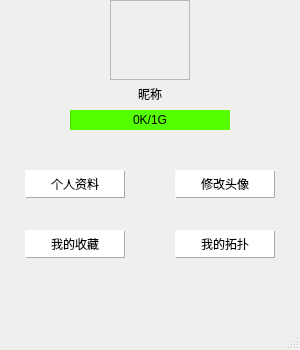
<?xml version="1.0" encoding="UTF-8"?>
<ui version="4.0">
 <class>Ui_userlogin</class>
 <widget class="QDialog" name="Ui_userlogin">
  <property name="geometry">
   <rect>
    <x>0</x>
    <y>0</y>
    <width>300</width>
    <height>350</height>
   </rect>
  </property>
  <property name="minimumSize">
   <size>
    <width>300</width>
    <height>350</height>
   </size>
  </property>
  <property name="maximumSize">
   <size>
    <width>300</width>
    <height>350</height>
   </size>
  </property>
  <property name="windowTitle">
   <string>个人信息</string>
  </property>
  <property name="sizeGripEnabled">
   <bool>true</bool>
  </property>
  <widget class="QPushButton" name="pushButton_2">
   <property name="geometry">
    <rect>
     <x>25</x>
     <y>170</y>
     <width>100</width>
     <height>28</height>
    </rect>
   </property>
   <property name="styleSheet">
    <string notr="true">QPushButton{
	border-width: 1px;
    background-color: white;
	border-color: rgb(171,168,165);
    border-style: outset;
    }

QPushButton:pressed {
    background-color: rgb(240,240,240);
    border-style: inset;
    }</string>
   </property>
   <property name="text">
    <string>个人资料</string>
   </property>
  </widget>
  <widget class="QPushButton" name="pushButton_3">
   <property name="geometry">
    <rect>
     <x>175</x>
     <y>170</y>
     <width>100</width>
     <height>28</height>
    </rect>
   </property>
   <property name="styleSheet">
    <string notr="true">QPushButton{
	border-width: 1px;
    background-color: white;
	border-color: rgb(171,168,165);
    border-style: outset;
    }

QPushButton:pressed {
    background-color: rgb(240,240,240);
    border-style: inset;
    }</string>
   </property>
   <property name="text">
    <string>修改头像</string>
   </property>
  </widget>
  <widget class="QPushButton" name="pushButton_4">
   <property name="geometry">
    <rect>
     <x>25</x>
     <y>230</y>
     <width>100</width>
     <height>28</height>
    </rect>
   </property>
   <property name="styleSheet">
    <string notr="true">QPushButton{
	border-width: 1px;
    background-color: white;
	border-color: rgb(171,168,165);
    border-style: outset;
    }

QPushButton:pressed {
    background-color: rgb(240,240,240);
    border-style: inset;
    }</string>
   </property>
   <property name="text">
    <string>我的收藏</string>
   </property>
  </widget>
  <widget class="QPushButton" name="pushButton_5">
   <property name="geometry">
    <rect>
     <x>175</x>
     <y>230</y>
     <width>100</width>
     <height>28</height>
    </rect>
   </property>
   <property name="styleSheet">
    <string notr="true">QPushButton{
	border-width: 1px;
    background-color: white;
	border-color: rgb(171,168,165);
    border-style: outset;
    }

QPushButton:pressed {
    background-color: rgb(240,240,240);
    border-style: inset;
    }</string>
   </property>
   <property name="text">
    <string>我的拓扑</string>
   </property>
  </widget>
  <widget class="QLabel" name="username">
   <property name="geometry">
    <rect>
     <x>50</x>
     <y>85</y>
     <width>200</width>
     <height>15</height>
    </rect>
   </property>
   <property name="minimumSize">
    <size>
     <width>80</width>
     <height>0</height>
    </size>
   </property>
   <property name="maximumSize">
    <size>
     <width>300</width>
     <height>16777215</height>
    </size>
   </property>
   <property name="sizeIncrement">
    <size>
     <width>80</width>
     <height>0</height>
    </size>
   </property>
   <property name="text">
    <string>&lt;html&gt;&lt;head/&gt;&lt;body&gt;&lt;p align=&quot;center&quot;&gt;昵称&lt;/p&gt;&lt;/body&gt;&lt;/html&gt;</string>
   </property>
   <property name="alignment">
    <set>Qt::AlignCenter</set>
   </property>
  </widget>
  <widget class="QProgressBar" name="inuseprogressBar">
   <property name="geometry">
    <rect>
     <x>70</x>
     <y>110</y>
     <width>160</width>
     <height>20</height>
    </rect>
   </property>
   <property name="minimumSize">
    <size>
     <width>160</width>
     <height>20</height>
    </size>
   </property>
   <property name="maximumSize">
    <size>
     <width>160</width>
     <height>20</height>
    </size>
   </property>
   <property name="autoFillBackground">
    <bool>false</bool>
   </property>
   <property name="styleSheet">
    <string notr="true">border-width: 1px;
background-color: rgb(85, 255, 0);</string>
   </property>
   <property name="minimum">
    <number>0</number>
   </property>
   <property name="maximum">
    <number>104856</number>
   </property>
   <property name="value">
    <number>0</number>
   </property>
   <property name="textVisible">
    <bool>false</bool>
   </property>
   <property name="orientation">
    <enum>Qt::Horizontal</enum>
   </property>
   <property name="textDirection">
    <enum>QProgressBar::BottomToTop</enum>
   </property>
   <property name="format">
    <string/>
   </property>
  </widget>
  <widget class="QLabel" name="inuselabel">
   <property name="geometry">
    <rect>
     <x>110</x>
     <y>110</y>
     <width>80</width>
     <height>20</height>
    </rect>
   </property>
   <property name="minimumSize">
    <size>
     <width>80</width>
     <height>20</height>
    </size>
   </property>
   <property name="maximumSize">
    <size>
     <width>80</width>
     <height>20</height>
    </size>
   </property>
   <property name="text">
    <string>&lt;html&gt;&lt;head/&gt;&lt;body&gt;&lt;p align=&quot;center&quot;&gt;0K/1G&lt;/p&gt;&lt;/body&gt;&lt;/html&gt;</string>
   </property>
  </widget>
  <widget class="QFrame" name="frame">
   <property name="geometry">
    <rect>
     <x>110</x>
     <y>0</y>
     <width>80</width>
     <height>80</height>
    </rect>
   </property>
   <property name="styleSheet">
    <string notr="true">border-image: url(:/images/yonghu.png);</string>
   </property>
   <property name="frameShape">
    <enum>QFrame::StyledPanel</enum>
   </property>
   <property name="frameShadow">
    <enum>QFrame::Raised</enum>
   </property>
  </widget>
 </widget>
 <resources>
  <include location="../../resources/resources.qrc"/>
 </resources>
 <connections/>
</ui>
